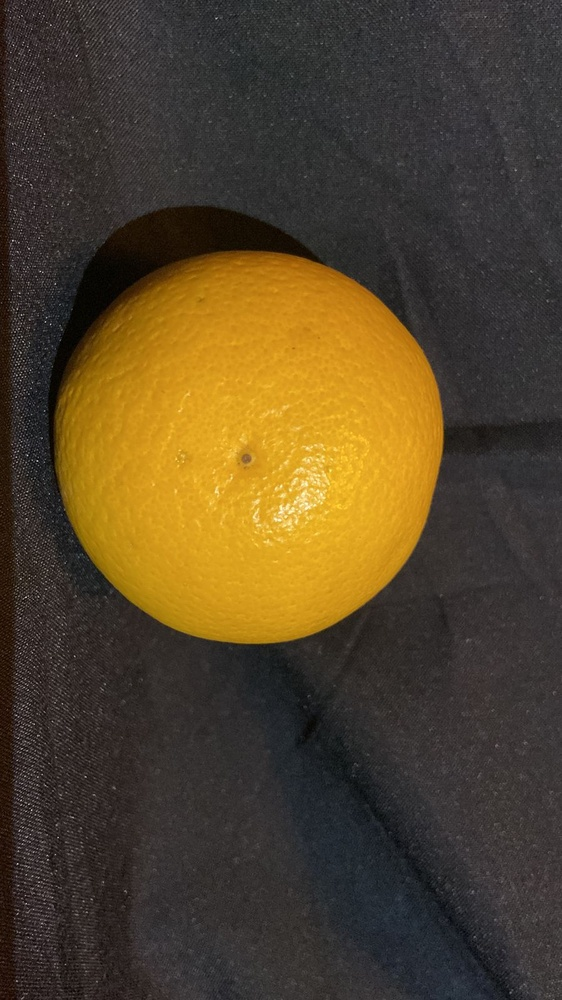
#> input picture PruebaConvoluciones/src/Naranja Buena Calidad (4).jpeg, 562 x 1000 px, shrunk from 900 x 1600 before the run
$ python Detector.py
#> lines starting #> are read from the running program, lines starting #| are printed output that depends on the picture; after the words box and inside, x2 and y2 are one past the last pixel; in counts of white or black regions, pixels touching at a corner belong together; long printed decimals are rounded
import cv2 as cv
import numpy as np

def binarize(sample):
    _, _, redLayer = cv.split(sample)
    redBilateral = cv.bilateralFilter(redLayer, 15, 35, 25)
    _, redBilateral_thresh = cv.threshold(redBilateral, 150, 255, cv.THRESH_OTSU)
    retval, labels, stats, centroids = cv.connectedComponentsWithStats(redBilateral_thresh)
    area_min = 200
    for i in range(0, retval):
        area = stats[i, cv.CC_STAT_AREA]
        if area < area_min:
            indices = np.where(labels == i)
            redBilateral_thresh[indices] = 0
    return redBilateral_thresh

def sampleDrawDetect(sample, binary, contours, rect):
    muestraContorno = cv.drawContours(sample.copy(), contours, -1, (0,255,0), 3)
    box = cv.boxPoints(rect)
    box = np.int0(box)
    muestraContorno = cv.drawContours(muestraContorno, [box], 0, (0,0,255), 2)
    cv.imshow('Min rectangulo', muestraContorno)


def colorStatistics(sample):
    colors = ('b', 'g', 'r')
    for i, col in enumerate(colors):
        hist = cv.calcHist([sample], [i], None, [256], [0,256])

def sampleLecture(fileName):
    sample = cv.imread(fileName)
    binary = binarize(sample)
    cv.imshow('Imagen binarizada', binary)
    contours, _ = cv.findContours(binary, cv.RETR_TREE, cv.CHAIN_APPROX_SIMPLE)
    perimetro = cv.arcLength(contours[0], True)
    area = cv.contourArea(contours[0])
    print(f"El perimetro de la naranja es de: {perimetro} pixeles\nEl area de la naranja es de {area} pixeles")
    rect = cv.minAreaRect(contours[0])
    sampleDrawDetect(sample, binary, contours, rect)
    colorStatistics(sample)

def main():
    sampleLecture('src/Naranja Buena Calidad (4).jpeg')
#> in sampleLecture, sample is the input picture: shape (1000, 562, 3); mean B, G, R 42.1, 67.8, 82.8
#> in binarize, `_, _, redLayer = cv.split(sample)`:
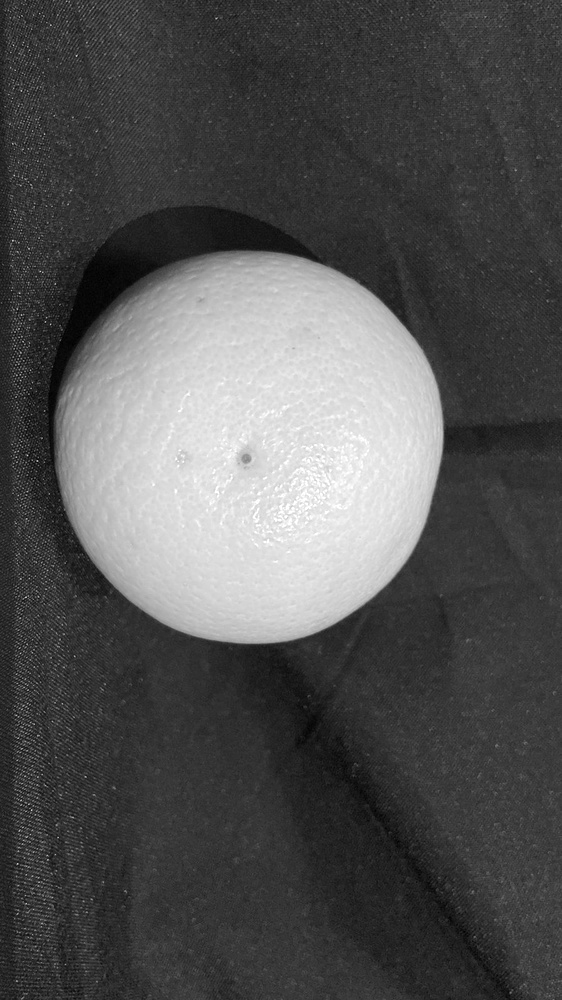
#> redLayer: shape (1000, 562); min 0, max 255, mean 82.8
#> in binarize, `_, redBilateral_thresh = cv.threshold(redBilateral, 150, 255, cv.THRES..`:
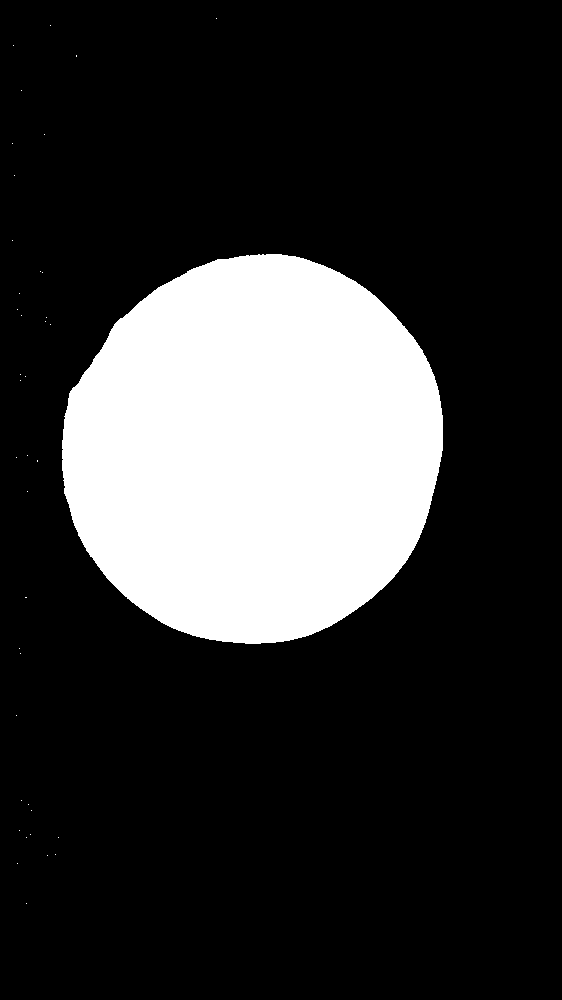
#> redBilateral_thresh: shape (1000, 562); 20.6% white; 40 white regions (39 under 20 px), largest, box (x1, y1, x2, y2) and area: (62, 254, 443, 644) 115876
#> in binarize, `retval, labels, stats, centroids = cv.connectedComponentsWithStats(red..`:
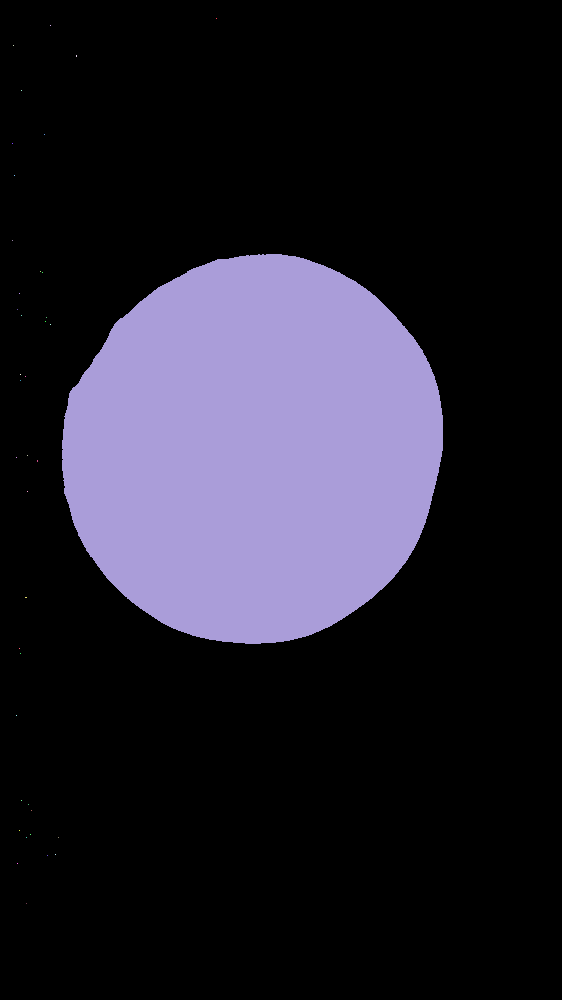
#> labels: shape (1000, 562) int32; 41 distinct labels, from 0 to 40; one colour per label, 0 black
#> in binarize, `retval, labels, stats, centroids = cv.connectedComponentsWithStats(red..`: retval = 41; stats = 41 rows, first 6: [0, 0, 562, 1000, 446082], [216, 18, 1, 1, 1], [50, 25, 1, 1, 1], [13, 45, 1, 1, 1], [76, 55, 1, 2, 2], [21, 90, 1, 1, 1]; centroids = 41 pairs, first value 12 to 287.6, second value 18 to 903
#> the loop in binarize, `for i in range(0, retval):` made 41 passes
#> area on passes 1, 11: 446082, 115876
#> after the loop in binarize, `for i in range(0, retval):`: redBilateral_thresh: shape (1000, 562); 20.6% white; 1 white region
#> in sampleLecture, `contours, _ = cv.findContours(binary, cv.RETR_TREE, cv.CHAIN_APPROX_SI..`: contours = 1 contour; box (x1, y1, x2, y2) and area: (62, 254, 443, 644) 115332
#> in sampleLecture, `perimetro = cv.arcLength(contours[0], True)`: perimetro = 1280.4
#> in sampleLecture, `area = cv.contourArea(contours[0])`: area = 115331.5
#| El perimetro de la naranja es de: 1280.438 pixeles
#| El area de la naranja es de 115331.5 pixeles
#> in sampleLecture, `rect = cv.minAreaRect(contours[0])`: rect = ((254, 450), (388.9, 376.2), -45)
#> in sampleDrawDetect, `box = cv.boxPoints(rect)`: box = [[249.5, 720.5], [-16.5, 454.5], [258.5, 179.5], [524.5, 445.5]]
#> in sampleDrawDetect, `box = np.int0(box)`: box = [[249, 720], [-16, 454], [258, 179], [524, 445]]
#> in sampleDrawDetect, `muestraContorno = cv.drawContours(muestraContorno, [box], 0, (0,0,255)..`:
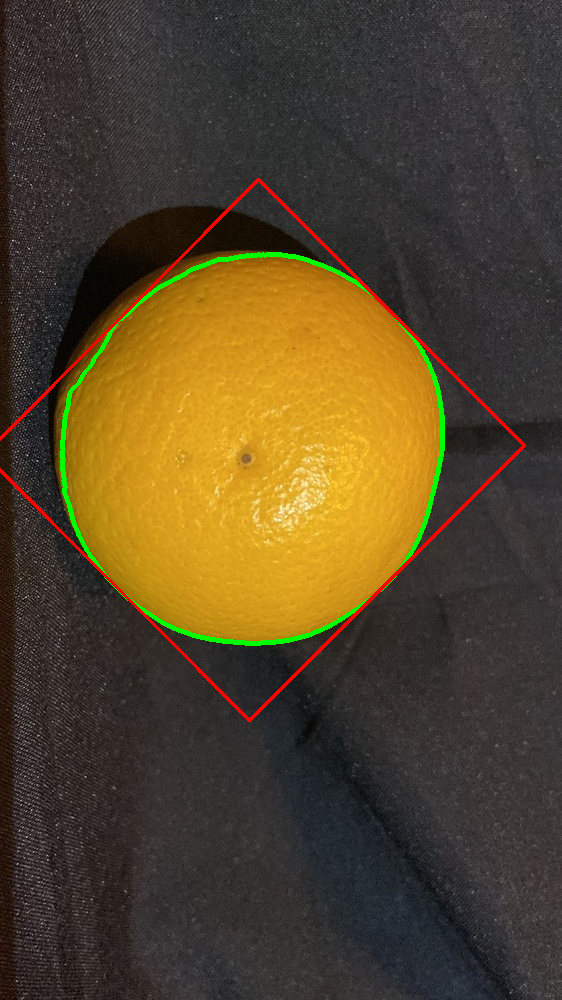
#> muestraContorno: shape (1000, 562, 3); mean B, G, R 41.7, 68.7, 83.4

if __name__ == '__main__':
    main()
    cv.waitKey(0)

$ run again, with PruebaConvoluciones/src/Naranja Buena Calidad (0).jpeg copied over PruebaConvoluciones/src/Naranja Buena Calidad (4).jpeg
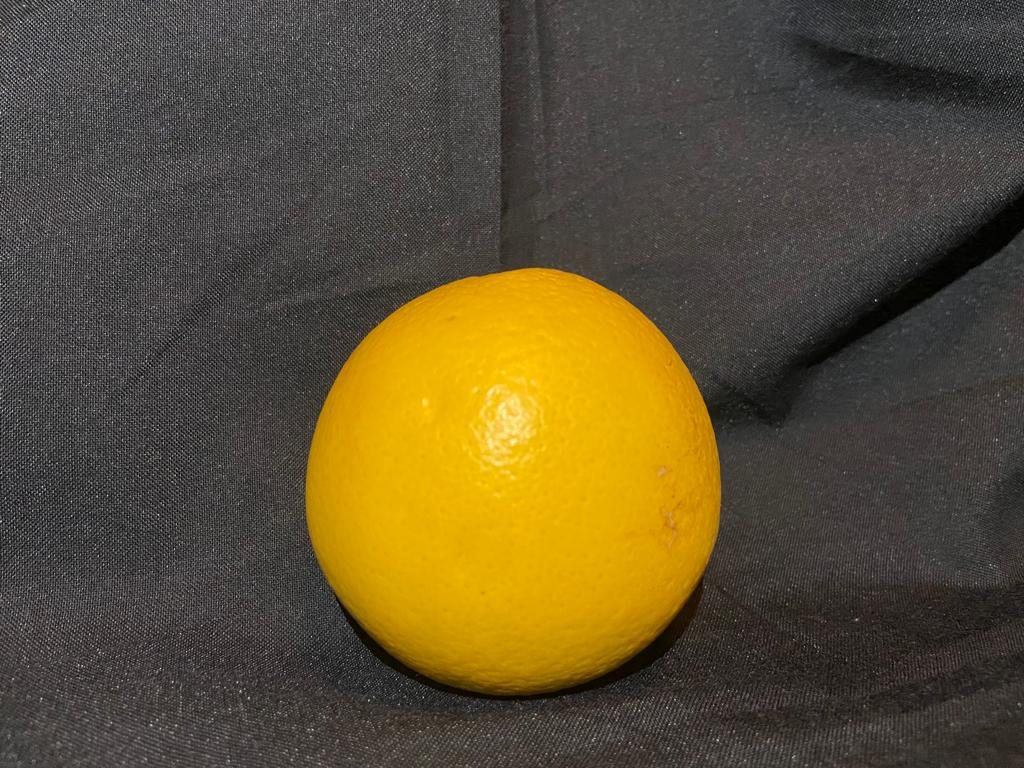
#> input picture PruebaConvoluciones/src/Naranja Buena Calidad (0).jpeg, 1024 x 768 px
#> in sampleLecture, sample is the input picture: shape (768, 1024, 3); mean B, G, R 51.3, 80.5, 92.9
#> in binarize, `retval, labels, stats, centroids = cv.connectedComponentsWithStats(red..`:
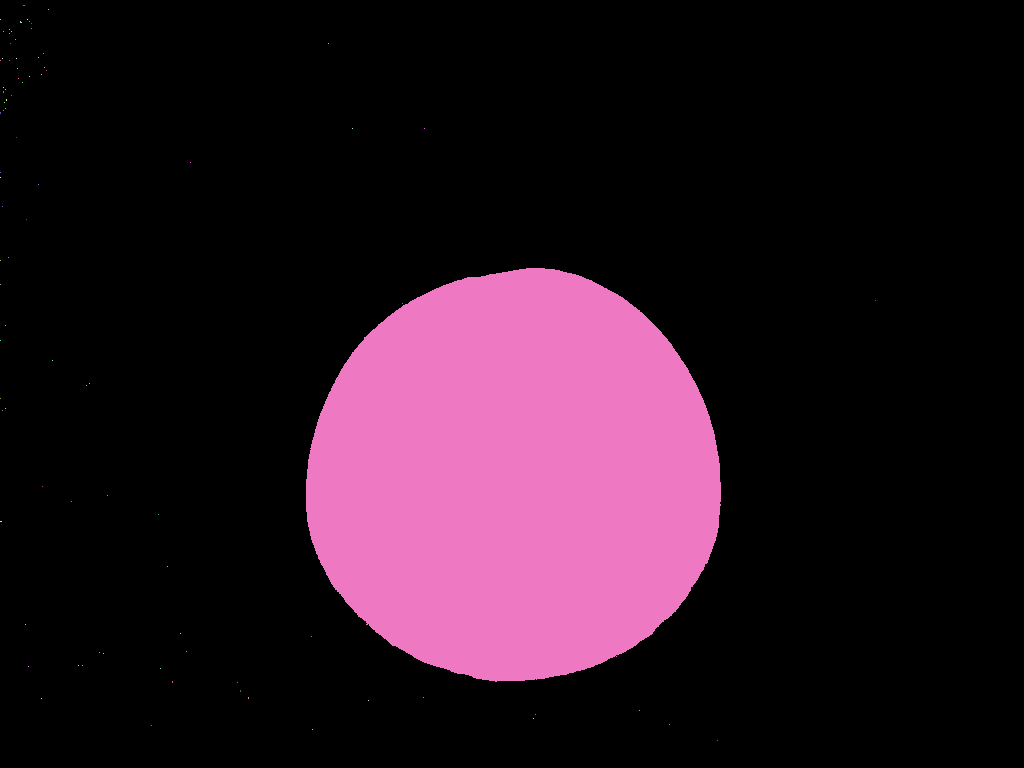
#> labels: shape (768, 1024) int32; 91 distinct labels, from 0 to 90; one colour per label, 0 black
#> retval = 91; stats = 91 rows, first 6: [0, 0, 1024, 768, 652039], [23, 5, 2, 1, 2], [48, 9, 1, 1, 1], [0, 19, 1, 1, 1], [27, 19, 1, 1, 1], [20, 21, 2, 2, 3]; centroids = 91 pairs, first value 0 to 875, second value 5 to 740
#> the loop in binarize, `for i in range(0, retval):` made 91 passes
#> area on passes 1, 50: 652039, 134294
#> contours = 1 contour; box (x1, y1, x2, y2) and area: (306, 268, 721, 682) 133696
#> perimetro = 1389.8
#> in sampleLecture, `area = cv.contourArea(contours[0])`: area = 133696.5
#| El perimetro de la naranja es de: 1389.751 pixeles
#| El area de la naranja es de 133696.5 pixeles
#> rect = ((510.7, 476.7), (416.1, 408), -8.75)
#> in sampleDrawDetect, `box = cv.boxPoints(rect)`: box = [[336.1, 710], [274, 306.7], [685.3, 243.4], [747.3, 646.7]]
#> in sampleDrawDetect, `box = np.int0(box)`: box = [[336, 709], [274, 306], [685, 243], [747, 646]]
#> in sampleDrawDetect, `muestraContorno = cv.drawContours(muestraContorno, [box], 0, (0,0,255)..`:
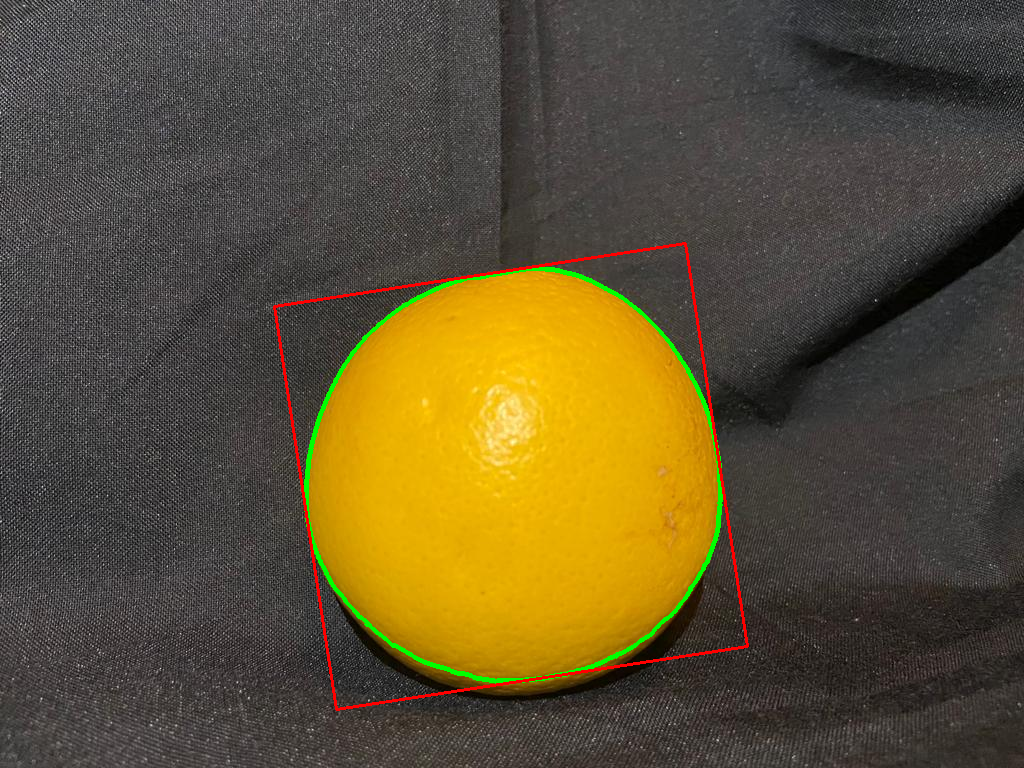
#> muestraContorno: shape (768, 1024, 3); mean B, G, R 50.9, 81.1, 93.1

$ run again, with PruebaConvoluciones/src/Naranja Buena Calidad (1).jpeg copied over PruebaConvoluciones/src/Naranja Buena Calidad (4).jpeg
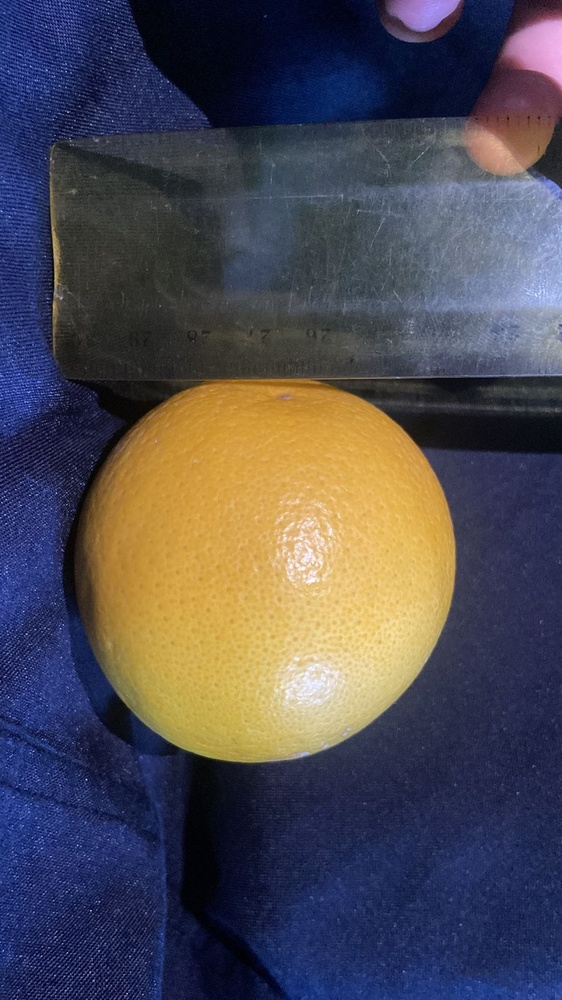
#> input picture PruebaConvoluciones/src/Naranja Buena Calidad (1).jpeg, 562 x 1000 px, shrunk from 900 x 1600 before the run
#> in sampleLecture, sample is the input picture: shape (1000, 562, 3); mean B, G, R 83.4, 75.3, 78.7
#> in binarize, `retval, labels, stats, centroids = cv.connectedComponentsWithStats(red..`:
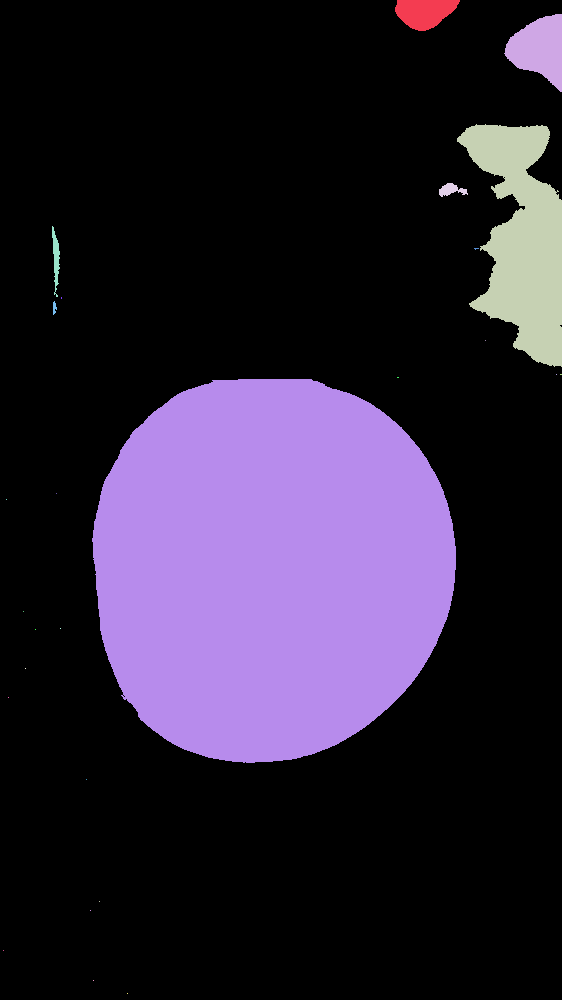
#> labels: shape (1000, 562) int32; 27 distinct labels, from 0 to 26; one colour per label, 0 black
#> retval = 27; stats = 27 rows, first 6: [0, 0, 562, 1000, 430141], [395, 0, 65, 31, 1427], [504, 14, 58, 78, 2808], [457, 124, 105, 243, 14908], [439, 183, 29, 14, 221], [52, 226, 8, 71, 285]; centroids = 27 pairs, first value 3 to 560.5, second value 12.03 to 993
#> the loop in binarize, `for i in range(0, retval):` made 27 passes
#> (area, indices) on pass 9: (37, 37 positions, rows 301 to 314, columns 53 to 56)
#> contours = 9 contours, 3 with area under 20; largest, box (x1, y1, x2, y2) and area: (92, 379, 456, 763) 111600, (457, 124, 562, 367) 14536, (504, 14, 562, 92) 2702, (395, 0, 460, 31) 1354, (52, 226, 60, 297) 212, (439, 183, 468, 197) 184
#> perimetro = 1264.7
#> in sampleLecture, `area = cv.contourArea(contours[0])`: area = 111600
#| El perimetro de la naranja es de: 1264.656 pixeles
#| El area de la naranja es de 111600.0 pixeles
#> rect = ((274.5, 569.4), (362.5, 383.3), -2.2)
#> in sampleDrawDetect, `box = cv.boxPoints(rect)`: box = [[100.7, 767.9], [85.99, 384.8], [448.3, 370.9], [463, 754]]
#> in sampleDrawDetect, `box = np.int0(box)`: box = [[100, 767], [85, 384], [448, 370], [462, 753]]
#> in sampleDrawDetect, `muestraContorno = cv.drawContours(muestraContorno, [box], 0, (0,0,255)..`:
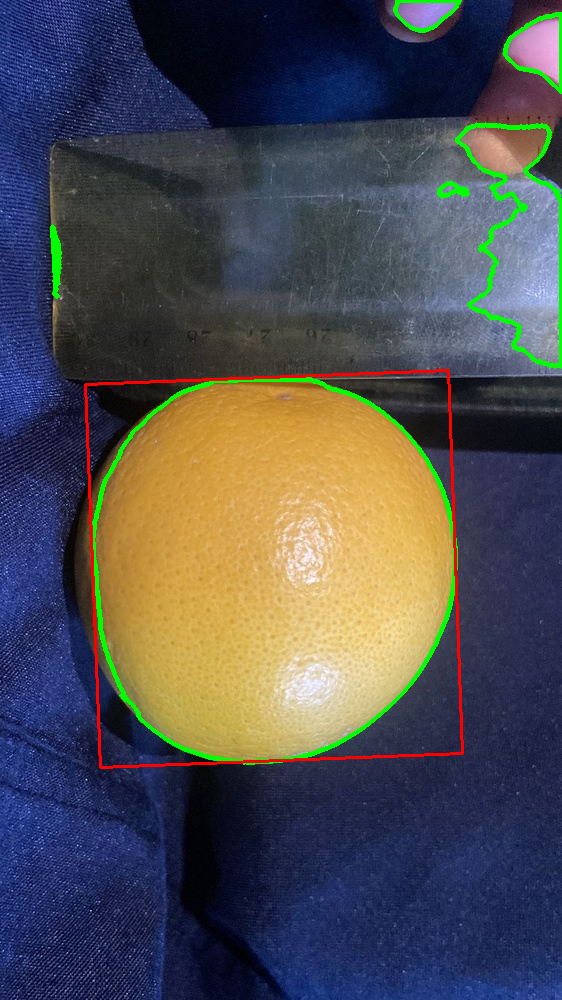
#> muestraContorno: shape (1000, 562, 3); mean B, G, R 81, 77.4, 77.9
